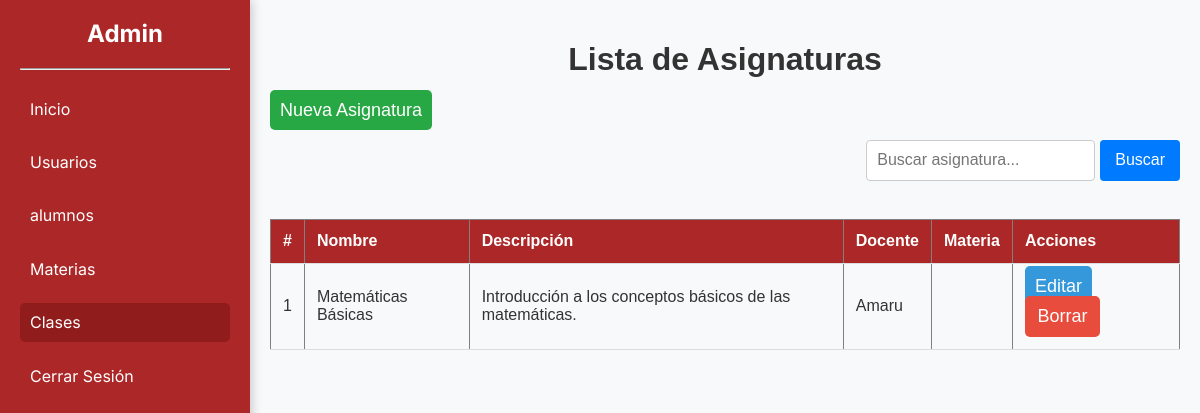
Page /admin/asignaturas.php (signed in) on the committed database.
### tables this page shows
CREATE TABLE Asignatura (
    id INT AUTO_INCREMENT PRIMARY KEY,
    nombre VARCHAR(100) NOT NULL,
    descripcion TEXT,
    id_usuario int,
    FOREIGN KEY (id_usuario) REFERENCES Usuario(id)
        ON DELETE CASCADE
        ON UPDATE CASCADE,
        id_materia int,
    FOREIGN KEY (id_materia) REFERENCES Materias(id)
        ON DELETE CASCADE
        ON UPDATE CASCADE
);

CREATE TABLE Usuario (
    id INT AUTO_INCREMENT PRIMARY KEY,
    nombre VARCHAR(100) NOT NULL,
    Numero_carnet VARCHAR(20) NOT NULL UNIQUE, 
    email VARCHAR(100) NOT NULL UNIQUE,
    password VARCHAR(255) NOT NULL,
    tipo_usuario ENUM('administrador', 'docente') NOT NULL
);

### admin/asignaturas.php (the view, shortened to what this page needs)
<?php
require 'template/header.php';
$busqueda = isset($_GET['busqueda']) ? trim($_GET['busqueda']) : '';
$query = "SELECT a.id, a.nombre, a.descripcion, u.nombre AS usuario_nombre, m.nombre AS materia_nombre
          FROM Asignatura a
          LEFT JOIN Usuario u ON a.id_usuario = u.id
          LEFT JOIN Materias m ON a.id_materia = m.id";
$query .= " ORDER BY a.id DESC";
$result = $conexion->query($query);
?>
<div class="main-content">
    <h1>Lista de Asignaturas</h1>
    <div class="btn-container">
        <a href="asignaturas/crear.php" class="btn btn-success">Nueva Asignatura</a>
    </div>
    <div class="search-container">
        <form method="GET" action="asignaturas.php" class="search-form">
            <input type="text" name="busqueda" placeholder="Buscar asignatura..." value="<?php echo htmlspecialchars($busqueda); ?>" class="search-input">
            <button type="submit" class="search-button">Buscar</button>
        </form>
    </div>
    <br>
    <table border="1" cellpadding="10" cellspacing="0">
        <thead>
            <tr>
                <th>#</th>
                <th>Nombre</th>
                <th>Descripción</th>
                <th>Docente</th>
                <th>Materia</th>
                <th>Acciones</th>
            </tr>
        </thead>
        <tbody>
            <?php if ($result->num_rows > 0):
                $c = 1; ?>
                <?php while($row = $result->fetch_assoc()): ?>
                    <tr>
                        <td><?php echo $c++; ?></td>
                        <td><?php echo $row['nombre']; ?></td>
                        <td><?php echo $row['descripcion']; ?></td>
                        <td><?php echo $row['usuario_nombre']; ?></td>
                        <td><?php echo $row['materia_nombre']; ?></td>
                        <td>
                            <a href="asignaturas/editar.php?id=<?php echo $row['id']; ?>" class="btn btn-primary" style="height: 100%;">Editar</a>
                            <form method="POST" action="asignaturas.php" style="display:inline;">
                                <button type="submit" class="btn btn-danger" style="width: 75px;" onclick="return confirm('¿Estás seguro de eliminar esta asignatura?');">Borrar</button>
                            </form>
                        </td>
                    </tr>
                <?php endwhile; ?>
            <?php else: ?>
                <tr>
                    <td colspan="6">No se encontraron asignaturas.</td>
                </tr>
            <?php endif; ?>
        </tbody>
    </table>
</div>
<?php
require 'template/footer.php';
?>

### css/dasboard.css (style rules this page uses)
:root { --primary-color: #AC2727; --dark-primary: #911c1c; --negro: #000000; --blanco: #ffffff; --text-color: #333333; --button-color: #28a745; --font-family: 'Inter', sans-serif; --font-secundary: "Josefin Sans", sans-serif; }
* { margin: 0; padding: 0; box-sizing: border-box; }
a { text-decoration: none; }
body { font-family: var(--font-family); color: var(--text-color); height: 100vh; overflow: hidden; }
.main-content { flex: 1; padding: 20px; margin-left: 250px; height: 100vh; overflow-y: auto; }
table { width: 100%; border-collapse: collapse; }
table th, table td { padding: 12px; text-align: left; border-bottom: 1px solid #ddd; }
table th { background-color: var(--primary-color); color: white; }
.btn { padding: 6px 12px; color: white; text-decoration: none; border-radius: 4px; margin-right: 5px; }
.btn-primary { background-color: #3498db !important; }
.btn-danger { background-color: #e74c3c !important; }
.btn-container { margin-bottom: 20px; }
.btn-success { background-color: var(--button-color); padding: 10px 20px; color: white; text-decoration: none; border-radius: 5px; transition: background-color 0.3s ease; }
button { border: none; color: var(--blanco); border-radius: 10px; }
h1 { text-align: center; margin-bottom: 20px; font-size: 24px; }
.btn { width: 100%; padding: 10px; background-color: #28a745; color: #fff; border: none; border-radius: 5px; font-size: 18px; cursor: pointer; }
.search-container { display: flex; justify-content: flex-end; margin: 20px 0; }
.search-form { display: flex; }
.search-input { padding: 10px; margin-right: 5px; border: 1px solid #ccc; border-radius: 4px; }
.search-button { padding: 10px 15px; background-color: #007bff; color: white; border: none; border-radius: 4px; cursor: pointer; }
.main-content { padding: 20px; font-family: 'Arial', sans-serif; background-color: #f8f9fa; }

### rows in the picture
asignatura: nombre "Matemáticas Básicas", descripcion "Introducción a los conceptos básicos de las matemáticas.", id_usuario.nombre "Amaru"
